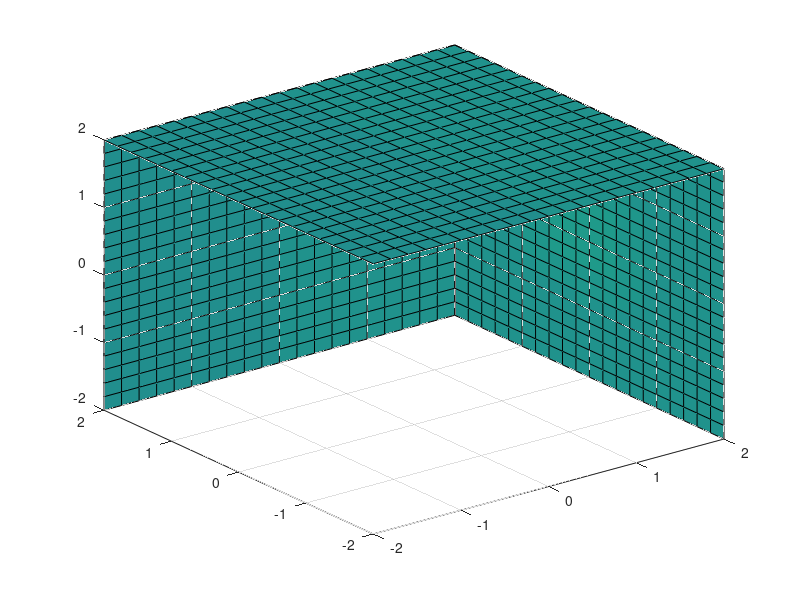

MATLAB code to generate this figure:
clear
close all
[X,Y,Z] = meshgrid(-2:.2:2);
V = X.*exp(-X.^2-Y.^2-Z.^2);

xslice = [-1.2,0.8,2];   
yslice = [];
zslice = 0;
slice(X,Y,Z,V,xslice,yslice,zslice)
slice(V,xslice,yslice,zslice)
slice(V,1,10,5)

% for in slices
xslice0 = [-2:.2:2] 
for k = 1 : length(xslice0)
    
    xslice = xslice0( k ) ;
    yslice = xslice ;
    zslice = xslice ;
    slice(X,Y,Z,V,xslice,yslice,zslice)
	drawnow 
end
